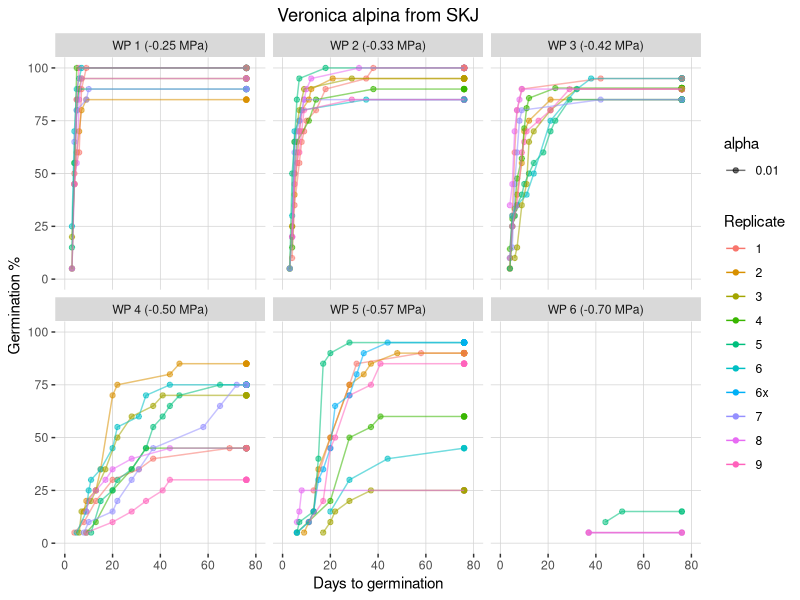
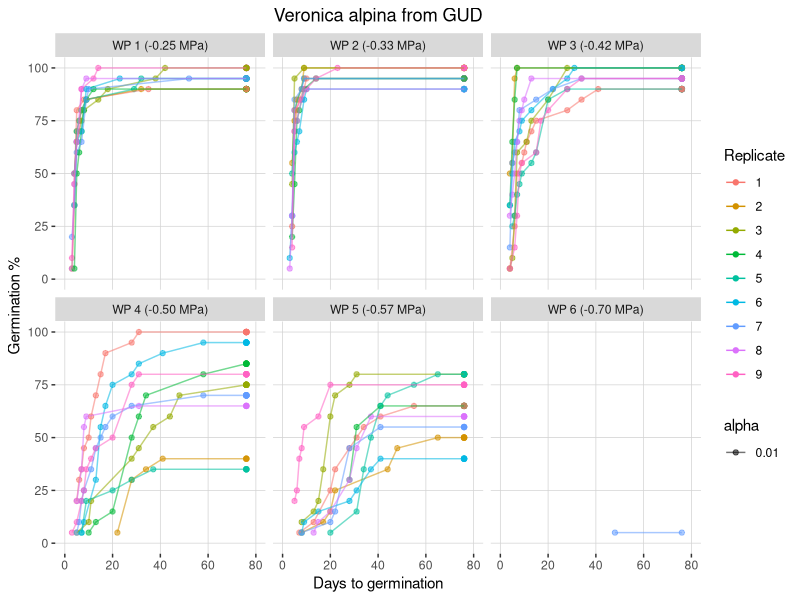
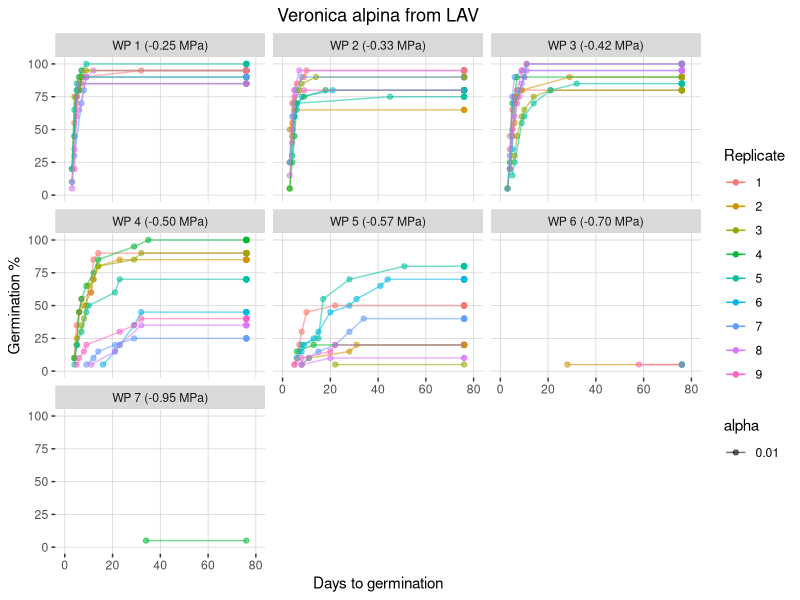
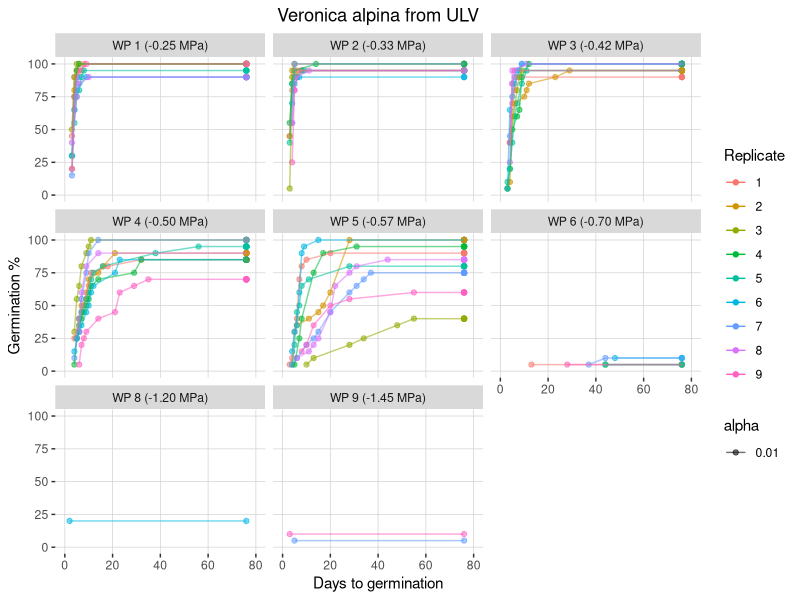

Generate these figures, in order, with R: (Note: this script raises an error after producing the figures.)
#### Germination data ####

## Load libraries ##

library(tidyverse)
library(lubridate)
#library(extrafont)
#loadfonts(device = "win")

## Load data ##

VA_germ <- read.csv2("Data/INCLINE_Germination_Seedling_Experiment_Data_2020_05_15_VA.csv", header=TRUE, sep = ",", stringsAsFactors = FALSE)
SP_germ <-read.csv2("Data/INCLINE_Germination_Seedling_Experiment_Data_2020_05_15_SP.csv", header=TRUE, sep = ",", dec = ".", stringsAsFactors = FALSE)
 

## Veronical alpina ##

## Fixing mistakes in dataset
VA_mistakes <- read.table(header = TRUE, stringsAsFactors = FALSE, text = 
                            "old new
  02.02.2020 02.03.2020
  20.2.20 20.02.2020
  20.2.2020 20.02.2020
  21.02 21.02.2020
  13.04 13.04.2020 
  21.02.2002 20.02.2020
  04.02.2020 04.03.2020")



VA_germ1 <- VA_germ %>%
  filter(!Leaf_date == " ",
         !Germination_date %in% c("DEAD", "dead")) %>% 
  mutate(Germination_date = plyr::mapvalues(Germination_date, from = VA_mistakes$old, to = VA_mistakes$new),
         Cotelydon_date = plyr::mapvalues(Cotelydon_date, from = VA_mistakes$old, to = VA_mistakes$new),
         Leaf_date = plyr::mapvalues(Leaf_date, from = VA_mistakes$old, to = VA_mistakes$new)) %>% 
  mutate(Start_date = dmy(Start_date)) %>% 
  mutate(Germination_date = dmy(Germination_date)) %>% 
  mutate(Cotelydon_date = dmy(Cotelydon_date)) %>% 
  mutate(Leaf_date = dmy(Leaf_date)) %>% 
  mutate(Petri_dish = paste(Species, Site, Water_potential, Replicate, sep = "_")) %>% 
  mutate(Days_to_germination = Germination_date - Start_date,
         Days_to_cotelydon = Cotelydon_date - Start_date,
         Days_to_leaf = Leaf_date - Start_date,
         Days_since_germination = today() - Germination_date,
         Days_since_cotelydon = today() - Cotelydon_date,
         Days_since_leaf = today() - Leaf_date) %>% 
  mutate(Site_WP = paste(Site, Water_potential)) %>% 
  mutate(Water_potential = as.factor(Water_potential)) %>% 
  group_by(Species, Site, Water_potential, Replicate) %>% 
  mutate(Seeds_in_dish = n())

VA_germ_analysis <- VA_germ1 %>% 
  filter(!is.na(Germination_date)) %>% 
  group_by(Species, Site, Water_potential, Replicate, Days_to_germination) %>% 
  mutate(Seeds_germinated = n()) %>% 
  mutate(Germination_percent = Seeds_germinated/Seeds_in_dish * 100) %>% 
  select(Species, Site, Water_potential, Replicate, Petri_dish, Days_to_germination, Seeds_germinated, Germination_percent) %>% 
  distinct() %>% 
  ungroup() %>% 
  group_by(Petri_dish) %>% 
  arrange(Days_to_germination) %>% 
  mutate(Cum_germ_percent = cumsum(Germination_percent)) %>% 
  ungroup() %>% 
  group_by(Species, Site, Water_potential, Days_to_germination) %>% 
  mutate(Average = mean(Cum_germ_percent)) %>% 
  ungroup() %>% 
  mutate(Days_to_germination = as.numeric(Days_to_germination))

Last_day_germination_score <- VA_germ_analysis %>% 
  group_by(Petri_dish) %>% 
  mutate(Max_germination = max(Cum_germ_percent)) %>% 
  select(Max_germination, Petri_dish, Species, Site, Water_potential, Replicate) %>% 
  mutate(Days_to_germination = 76)

VA_germ_analysis <- VA_germ_analysis %>% 
  bind_rows(Last_day_germination_score) %>% 
  mutate(Cum_germ_percent = ifelse(is.na(Cum_germ_percent), Max_germination, Cum_germ_percent))


VA_cotelydon_analysis <- VA_germ1 %>% 
  filter(!is.na(Cotelydon_date)) %>% 
  group_by(Species, Site, Water_potential, Replicate, Days_to_cotelydon) %>% 
  mutate(Seeds_cotelydon = n()) %>% 
  mutate(Cotelydon_percent = Seeds_cotelydon/Seeds_in_dish * 100) %>% 
  select(Species, Site, Water_potential, Replicate, Petri_dish, Days_to_cotelydon, Seeds_cotelydon, Cotelydon_percent) %>% 
  distinct() %>% 
  ungroup() %>% 
  group_by(Petri_dish) %>% 
  arrange(Days_to_cotelydon) %>% 
  mutate(Cum_cot_percent = cumsum(Cotelydon_percent))

VA_leaf_analysis <- VA_germ1 %>% 
  filter(!is.na(Leaf_date)) %>% 
  group_by(Species, Site, Water_potential, Replicate, Days_to_leaf) %>% 
  mutate(Seeds_leaf = n()) %>% 
  mutate(Leaf_percent = Seeds_leaf/Seeds_in_dish * 100) %>% 
  select(Species, Site, Water_potential, Replicate, Petri_dish, Days_to_leaf, Seeds_leaf, Leaf_percent) %>% 
  distinct() %>% 
  ungroup() %>% 
  group_by(Petri_dish) %>% 
  arrange(Days_to_leaf) %>% 
  mutate(Cum_leaf_percent = cumsum(Leaf_percent))

## Sibbaldia procumbens ##

#Mistakes in Sibbaldia procumbens data
SP_mistakes <- read.table(header = TRUE, stringsAsFactors = FALSE, text = 
  "old new
  02.02.2020 02.03.2020
  09.04.2020 09.03.2020") #remove after new data on the 6th of April


SP_germ1 <- SP_germ %>% 
  filter(!Germination_date %in% c("only 10 seeds")) %>% 
  mutate(Germination_date = plyr::mapvalues(Germination_date, from = SP_mistakes$old, to = SP_mistakes$new)) %>% 
  mutate(Cotelydon_date = plyr::mapvalues(Cotelydon_date, from = SP_mistakes$old, to = SP_mistakes$new)) %>%
  mutate(Leaf_date = plyr::mapvalues(Leaf_date, from = SP_mistakes$old, to = SP_mistakes$new)) %>% 
  mutate(Replicate = as.factor(Replicate)) %>% 
  mutate(Start_date = dmy(Start_date)) %>% 
  mutate(Germination_date = dmy(Germination_date)) %>% 
  mutate(Cotelydon_date = dmy(Cotelydon_date)) %>% 
  mutate(Leaf_date = dmy(Leaf_date)) %>% 
  mutate(Petri_dish = paste(Species, Site, Water_potential, Replicate, sep = "_")) %>% 
  mutate(Days_to_germination = Germination_date - Start_date,
         Days_to_cotelydon = Cotelydon_date - Start_date,
         Days_to_leaf = Leaf_date - Start_date,
         Days_since_germination = today() - Germination_date,
         Days_since_cotelydon = today() - Cotelydon_date,
         Days_since_leaf = today() - Leaf_date) %>% 
  mutate(Site_WP = paste(Site, Water_potential)) %>% 
  mutate(Water_potential = as.factor(Water_potential)) %>% 
  group_by(Species, Site, Water_potential, Replicate) %>% 
  mutate(Seeds_in_dish = n())

SP_germ_analysis <- SP_germ1 %>% 
  filter(!is.na(Germination_date)) %>% 
  group_by(Species, Site, Water_potential, Replicate, Days_to_germination) %>% 
  mutate(Seeds_germinated = n()) %>% 
  mutate(Germination_percent = Seeds_germinated/Seeds_in_dish * 100) %>% 
  select(Species, Site, Water_potential, Replicate, Petri_dish, Days_to_germination, Seeds_germinated, Germination_percent) %>% 
  distinct() %>% 
  ungroup() %>% 
  group_by(Petri_dish) %>% 
  arrange(Days_to_germination) %>% 
  mutate(Cum_germ_percent = cumsum(Germination_percent)) %>% 
  ungroup() %>% 
  group_by(Species, Site, Water_potential, Days_to_germination) %>% 
  mutate(Average = mean(Cum_germ_percent)) %>% 
  ungroup() %>% 
  mutate(Days_to_germination = as.numeric(Days_to_germination))

Last_day_germination_score_SP <- SP_germ_analysis %>% 
  group_by(Petri_dish) %>% 
  mutate(Max_germination = max(Cum_germ_percent)) %>% 
  select(Max_germination, Petri_dish, Species, Site, Water_potential, Replicate) %>% 
  mutate(Days_to_germination = 76)

SP_germ_analysis <- SP_germ_analysis %>% 
  bind_rows(Last_day_germination_score_SP) %>% 
  mutate(Cum_germ_percent = ifelse(is.na(Cum_germ_percent), Max_germination, Cum_germ_percent))


SP_cotelydon_analysis <- SP_germ1 %>% 
  filter(!is.na(Cotelydon_date)) %>% 
  group_by(Species, Site, Water_potential, Replicate, Days_to_cotelydon) %>% 
  mutate(Seeds_cotelydon = n()) %>% 
  mutate(Cotelydon_percent = Seeds_cotelydon/Seeds_in_dish * 100) %>% 
  select(Species, Site, Water_potential, Replicate, Petri_dish, Days_to_cotelydon, Seeds_cotelydon, Cotelydon_percent) %>% 
  distinct() %>% 
  ungroup() %>% 
  group_by(Petri_dish) %>% 
  arrange(Days_to_cotelydon) %>% 
  mutate(Cum_cot_percent = cumsum(Cotelydon_percent))





## Function for plotting data ##

## Translation for water potential levels ##

WP_names <- c(
  "1" = "WP 1 (-0.25 MPa)",
  "2" = "WP 2 (-0.33 MPa)",
  "3" = "WP 3 (-0.42 MPa)",
  "4" = "WP 4 (-0.50 MPa)",
  "5" = "WP 5 (-0.57 MPa)",
  "6" = "WP 6 (-0.70 MPa)",
  "7" = "WP 7 (-0.95 MPa)",
  "8" = "WP 8 (-1.20 MPa)",
  "9" = "WP 9 (-1.45 MPa)",
  "10" = "WP 10 (-1.70 MPa)"
)

## Function for plots ##

Plot_germination_graph <- function(data, site, species){
  
  data <- data %>% 
    filter(Site == site)
  
  plot <- ggplot(aes(x = sort(Days_to_germination), y = Cum_germ_percent), data = data) +
    geom_point(aes(color = Replicate, alpha = 0.01)) +
    geom_line(aes(color = Replicate, alpha = 0.01)) +
    stat_smooth(method = loess, formula = x~y^2, color = "black", size = 3) +
    facet_wrap(~ Water_potential, labeller = as_labeller(WP_names)) +
    xlab("Days to germination") +
    ylab("Germination %") +
    ggtitle(paste(species, "from", site)) +
    theme(plot.title = element_text(hjust = 0.5),
          panel.background = element_rect(fill = "white",
                                          colour = "white",
                                          size = 0.5,
                                          linetype = "solid"),
          panel.grid.major = element_line(size = 0.25,
                                          linetype = 'solid',
                                          colour = "lightgrey")) +
    scale_x_continuous(limits = c(0,80)) +
    scale_y_continuous(limits = c(0,100))
  
  return(plot)
}

Plot_germination_mean_graph <- function(data, site, species){
  
  data <- data %>% 
    filter(Site == site)
  
  plot <- ggplot(aes(x = sort(as.integer(Days_to_germination)), y = Average), data = data) +
    geom_line() +
    geom_point(Cum_germ_percent, alpha = 0.1) +
    facet_wrap(~ Water_potential, labeller = as_labeller(WP_names)) +
    xlab("Days to germination") +
    ylab("Germination %") +
    ggtitle(paste(species, "from", site)) +
    theme(plot.title = element_text(hjust = 0.5),
          panel.background = element_rect(fill = "white",
                                          colour = "white",
                                          size = 0.5,
                                          linetype = "solid"),
          panel.grid.major = element_line(size = 0.25,
                                          linetype = 'solid',
                                          colour = "lightgrey")) +
    scale_x_continuous(limits = c(0,45)) +
    scale_y_continuous(limits = c(0,100))
  
  return(plot)
}

Plot_cotelydon_graph <- function(data, site, species){
  
  data <- data %>% 
    filter(Site == site)
  
  plot <- ggplot(aes(x = sort(as.integer(Days_to_cotelydon)), y = Cum_cot_percent, color = Replicate), data = data) +
    geom_point() +
    geom_line() +
    facet_wrap(~ Water_potential, labeller = as_labeller(WP_names)) +
    xlab("Days to cotelydon emergance") +
    ylab("Germination %") +
    ggtitle(paste(species, "from", site)) +
    theme(plot.title = element_text(hjust = 0.5),
          panel.background = element_rect(fill = "white",
                                          colour = "white",
                                          size = 0.5,
                                          linetype = "solid"),
          panel.grid.major = element_line(size = 0.25,
                                          linetype = 'solid',
                                          colour = "lightgrey")) +
    scale_x_continuous(limits = c(0,45)) +
    scale_y_continuous(limits = c(0,100))
  
  return(plot)
}

Plot_leaf_graph <- function(data, site, species){
  
  data <- data %>% 
    filter(Site == site)
  
  plot <- ggplot(aes(x = sort(as.integer(Days_to_leaf)), y = Cum_leaf_percent), data = data) +
    geom_point() +
    geom_line() +
    facet_wrap(~ Water_potential, labeller = as_labeller(WP_names)) +
    xlab("Days to cotelydon emergance") +
    ylab("Germination %") +
    ggtitle(paste(species, "from", site)) +
    theme(plot.title = element_text(hjust = 0.5),
          panel.background = element_rect(fill = "white",
                                          colour = "white",
                                          size = 0.5,
                                          linetype = "solid"),
          panel.grid.major = element_line(size = 0.25,
                                          linetype = 'solid',
                                          colour = "lightgrey")) +
    scale_x_continuous(limits = c(0,45)) +
    scale_y_continuous(limits = c(0,100))
  
  return(plot)
}


## Plot data ##

# VA Germination plot #

Plot_germination_graph(data = VA_germ_analysis, site = "SKJ", species = "Veronica alpina")
#ggsave("VA_SKJ.png", width = 15, height = 10, unit = "cm")

Plot_germination_graph(data = VA_germ_analysis, site = "GUD", species = "Veronica alpina")
#ggsave("VA_GUD.png", width = 15, height = 10, unit = "cm")

Plot_germination_graph(data = VA_germ_analysis, site = "LAV", species = "Veronica alpina")
#ggsave("VA_LAV.png", width = 15, height = 13, unit = "cm")

Plot_germination_graph(data = VA_germ_analysis, site = "ULV", species = "Veronica alpina")
#ggsave("VA_ULV.png", width = 15, height = 13, unit = "cm")


# VA germination average #

Plot_germination_mean_graph(data = VA_germ_analysis, site = "SKJ", species = "Veronica alpina")
#ggsave("VA_SKJ.png", width = 15, height = 10, unit = "cm")


# VA cotelydon data #

Plot_cotelydon_graph(data = VA_cotelydon_analysis, site = "SKJ", species = "Veronica alpina")

Plot_cotelydon_graph(data = VA_cotelydon_analysis, site = "GUD", species = "Veronica alpina")

Plot_cotelydon_graph(data = VA_cotelydon_analysis, site = "LAV", species = "Veronica alpina")

Plot_cotelydon_graph(data = VA_cotelydon_analysis, site = "ULV", species = "Veronica alpina")


#VA Leaf plot #

Plot_leaf_graph(data = VA_leaf_analysis, site = "SKJ", species = "Veronica alpina")

Plot_leaf_graph(data = VA_leaf_analysis, site = "GUD", species = "Veronica alpina")

Plot_leaf_graph(data = VA_leaf_analysis, site = "LAV", species = "Veronica alpina")

Plot_leaf_graph(data = VA_leaf_analysis, site = "ULV", species = "Veronica alpina")



## Sibbaldia procumens ##

# SP germination plot #

Plot_germination_graph(data = SP_germ_analysis, site = "SKJ", species = "Sibbaldia procumbens")
#ggsave("SP_SKJ.png", width = 15, height = 13, unit = "cm")

Plot_germination_graph(data = SP_germ_analysis, site = "GUD", species = "Sibbaldia procumbens")
#ggsave("SP_GUD.png", width = 15, height = 7, unit = "cm")

Plot_germination_graph(data = SP_germ_analysis, site = "LAV", species = "Sibbaldia procumbens")
#ggsave("SP_LAV.png", width = 15, height = 13, unit = "cm")

Plot_germination_graph(data = SP_germ_analysis, site = "ULV", species = "Sibbaldia procumbens")
#ggsave("SP_ULV.png", width = 15, height = 10, unit = "cm")


# SP cotelydon plot #

Plot_cotelydon_graph(data = SP_cotelydon_analysis, site = "SKJ", species = "Sibbaldia procumbens")

# SP leaf plot #




## SP biomass plots ##

Seedling_info_SP <- SP_germ1 %>%
  mutate(AGB_mass_g = Wet_mass_g_rest + Wet_mass_g_True.leaf,
         Total.wet.mass = Wet_mass_g_root + Wet_mass_g_rest + Wet_mass_g_True.leaf,
         rs_ratio = Wet_mass_g_root/AGB_mass_g) %>% 
  filter(!rs_ratio > 2,
         !Total.wet.mass >0.010)

#Mass total plot

ggplot(aes(x = Water_potential, y = Total.wet.mass), data = Seedling_info_SP) +
  geom_violin(aes(fill = Water_potential)) +
  geom_jitter(alpha = 0.3) +
  scale_fill_brewer(palette = "Blues", direction = -1) +
  xlab("Water potential") +
  ylab("Total wet mass (g)") +
  theme(text = element_text(size=20),
        legend.position = "none")

ggplot(aes(x = Water_potential, y = rs_ratio), data = Seedling_info_SP) +
  geom_violin(aes(fill = Water_potential)) +
  geom_jitter(alpha = 0.3) +
  scale_fill_brewer(palette = "Blues", direction = -1) +
  xlab("Water potential") +
  ylab("Root/shoot ratio") +
  theme(text = element_text(size=20),
        legend.position = "none")


# Germination percent plots

VA_germ_analysis %>% 
  mutate(Site = factor(Site, levels = c("SKJ", "GUD", "LAV", "ULV"))) %>% 
ggplot(aes(x = Water_potential, y = Max_germination)) +
  geom_boxplot() +
  facet_wrap(~Site, nrow = 4) + 
  xlab("Max germination percent (%)") +
  ylab("Water potential") +
  theme(text = element_text(size=20, family = "Century Schoolbook"))

SP_germ_analysis %>% 
  filter(Site == "LAV") %>% 
ggplot(aes(x = Water_potential, y = Max_germination)) +
  geom_boxplot() +
  xlab("Max germination percent (%)") +
  ylab("Water potential") +
  theme(text = element_text(size=20))


#Richards suggestion to plot, but this does not account for the fact that they have different levels of 100 % gemrination. Some seeds have not germinated yet, although everything goes to 100 %.

# VA_germ_analysis %>% 
#   ggplot(aes(as.numeric(Days_to_germination), color = Water_potential)) +
#   stat_ecdf() +
#   facet_wrap(~ Site)


#Plots and info used to decide when to sample germinants

# ggplot(aes(x = Water_potential, y = Days_since_germination), data = SP_germ1) +
#   geom_boxplot()
# 
# ggplot(aes(x = Water_potential, y = Days_since_leaf), data = SP_germ1) +
#   geom_boxplot()
# 
# ggplot(aes(x = Water_potential, y = Days_since_leaf), data = VA_germ1) +
#   geom_jitter( alpha = 0.1) +
#   geom_violin()
# 
# ggplot(aes(x = Water_potential, y = Days_since_leaf), data = SP_germ1) +
#   geom_violin() +
#   geom_jitter(alpha = 0.1)
# 
# VA_leaf <- VA_germ1 %>% 
#   filter(!is.na(Leaf_date)) %>% 
#   ungroup() %>% 
#   mutate(Days_since_leaf = as.numeric(Days_since_leaf)) %>% 
#   group_by(Site, Water_potential, Replicate, Days_since_leaf) %>%
#   mutate(n = n()) %>%
#   select(Site, Water_potential, Replicate, Days_since_leaf, n) %>%
#   distinct() %>% 
#   spread(Days_since_leaf, n)
# 
# write_csv(VA_leaf, path = "VA_leaf_summary.csv")
# 
# 
# SP_germ1 %>% 
#   filter(!is.na(Leaf_date)) %>% 
#   ungroup() %>% 
#   count()
# 
# SP_leaf <- SP_germ1 %>% 
#   filter(!is.na(Leaf_date)) %>% 
#   ungroup() %>% 
#   mutate(Days_since_leaf = as.numeric(Days_since_leaf)) %>% 
#   group_by(Site, Water_potential, Replicate, Days_since_leaf) %>%
#   mutate(n = n()) %>%
#   filter(!Wet_mass_g_root == "") %>% 
#   select(Site, Water_potential, Replicate, Days_since_leaf, n) %>%
#   distinct() %>% 
#   spread(Days_since_leaf, n)
# 
# write_csv(SP_leaf, path = "SP_leaf_summary_with_traitleaves.csv")
